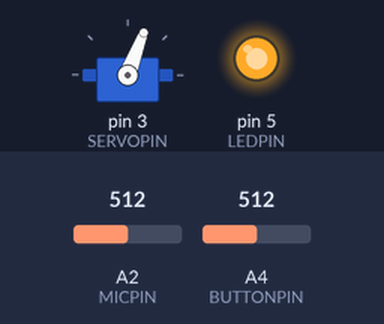
A sketch run on a simulated Arduino Uno, built with avr-gcc and run on an emulated ATmega328P. Parts: servo, output pins drawn as LEDs (lit = HIGH). The inputs (shaded band) are chosen by the test bench; at power-on: A2 (MICPIN) = 512, A4 (BUTTONPIN) = 512. What the sketch prints to the serial monitor is not drawn.

Above: at 0.1 s.
Timing chart, 0 to 1.6 s (numbered marks = the images above):
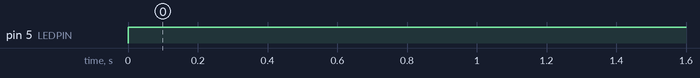

The sketch:

MICROPHONE_LOCK_BOX.ino
```cpp
#include <Servo.h>

const byte BUTTONPIN = 4;
const byte SERVOPIN = 3;
const byte MICPIN = 2;
const byte LEDPIN = 5;
const int KNOCKLEVEL = 250;

Servo lock;
void setup() {
  // put your setup code here, to run once:
  pinMode(LEDPIN, OUTPUT);
  pinMode(MICPIN, INPUT);
  pinMode(BUTTONPIN, INPUT);

  lock.attach(SERVOPIN);

  Serial.begin(9600);
}

void loop() {
  // put your main code here, to run repeatedly:
  if (analogRead(MICPIN) >= KNOCKLEVEL) {
    digitalWrite(LEDPIN, HIGH);
    lock.write(69);
    Serial.print("Heard a knock, Unlocking");
    delay(5000);
  }
  if (analogRead(BUTTONPIN) == HIGH) {
    lock.write(0);
    digitalWrite(LEDPIN, LOW);
  }
}
```

Measured:
- by itself, pin 5 (LEDPIN): LOW → HIGH at 0.00 s
